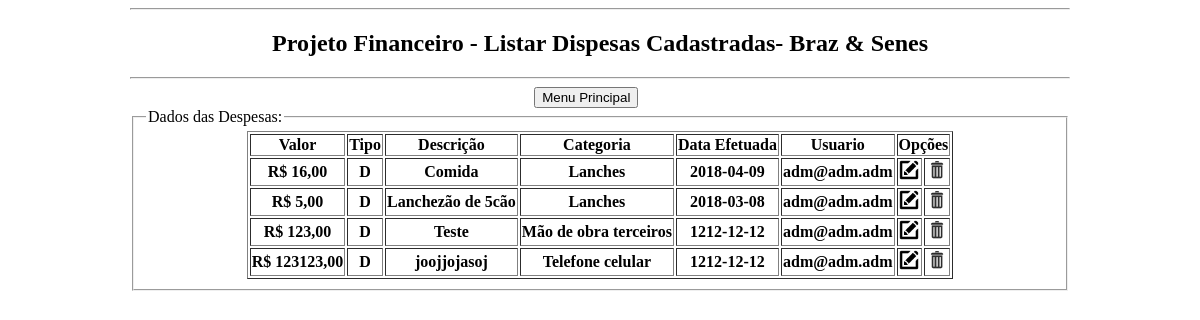
The app's page /listarDespesa.php, older data.
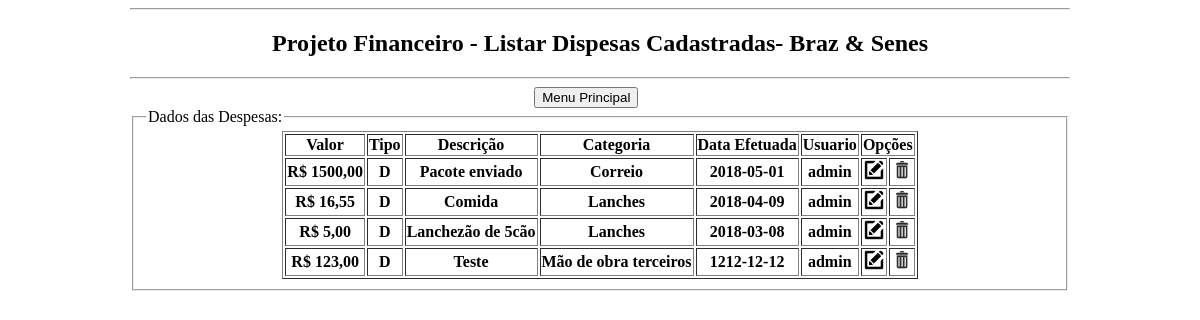
The same page, newer data.
### tables this page shows
CREATE TABLE `lancamento` (
  `idLancamento` int(11) NOT NULL,
  `valor` double NOT NULL,
  `dataEfetuada` varchar(45) NOT NULL,
  `descricao` varchar(100) NOT NULL,
  `tipo` char(1) NOT NULL,
  `idCategoria_Lancamento` int(11) NOT NULL,
  `usuario_idUsuario` int(11) NOT NULL
);

CREATE TABLE `categoria` (
  `idCategoria` int(11) NOT NULL,
  `nome` varchar(45) DEFAULT NULL
);

CREATE TABLE `usuario` (
  `idUsuario` int(11) NOT NULL,
  `email` varchar(200) NOT NULL,
  `senha` varchar(32) NOT NULL,
  `tipoConta` bit(1) NOT NULL
);

### listarDespesa.php (the view, shortened to what this page needs)
<!DOCTYPE HTML>
<html lang="pt-br">
	<head>
		<link rel="stylesheet" type="text/css" href="stylesheet.css" />
	</head>
	<body>
		<header>
			<hr>
			<h2><center>Projeto Financeiro - Listar Dispesas Cadastradas- Braz & Senes</center></h2>
			<hr>
		</header>
		<div>
			<a href="index.php" style="margin-left: 43%;">
					<input class="botaoTop" type="button" value="Menu Principal" name="index" align="center">
			</a>
			<fieldset>
				<legend>
					Dados das Despesas:
				</legend>
				<table border="1" style ="margin : 0 auto">
					<th>Valor</th>
					<th>Tipo</th>
					<th>Descrição</th>
					<th>Categoria</th>
					<th>Data Efetuada</th>
					<th>Usuario</th>
					<th colspan="2">Opções</th>
					<?php
						include "conexao.php";
						$sql = "SELECT * FROM lancamento AS L
								INNER JOIN usuario AS U ON L.usuario_idUsuario = U.idUsuario
								INNER JOIN categoria AS C ON L.idCategoria_Lancamento = C.idCategoria
								ORDER BY dataEfetuada DESC";
						$contatos = $conex -> prepare($sql);
						$contatos -> execute();
						foreach($contatos as $x)
						{
								$id = $x['idLancamento'];
								$valor = $x['valor'];
								$dataEfetuada = $x['dataEfetuada'];
								$descricao = $x['descricao'];
								$tipo = $x['tipo'];
								$categoria = $x['nome'];
								$usuario = $x['email'];
								echo "<tr>";
								echo "<th> R$ ".number_format((float)$valor, 2, ',', '')."</th>";
								echo "<th>".$tipo."</th>";
								echo "<th>".$descricao."</th>";
								echo "<th>".$categoria."</th>";
								echo "<th>".$dataEfetuada."</th>";
								echo "<th>".$usuario."</th>";
								echo "<th>
										<a href='edicaoDespesa.php?id=$id&editar=editar'>
											<img src='imagens/Editar01.png' width='20px'>
										</a>
									  </th>";
								echo "<th>
										<a href='exclusaoDespesa.php?id=$id&editar=editar'>
											<img src='imagens/Lixo01.png' width='20px'>
										</a>
									  </th>";
								echo "</tr>";
						}
					?>
				</table>
			</fieldset>
		</div>
	</body>
</html>

### stylesheet.css (style rules this page uses)
body { max-width: 940px; width: 100%; margin: 0 auto; }

Row changes from the older to the newer data that the page shows:
removed lancamento: valor "123123,00", tipo "D", descricao "joojjojasoj", categoria.nome "Telefone celular", dataEfetuada "1212-12-12", usuario_idUsuario.email "adm@adm.adm"
added lancamento: valor "1500,00", tipo "D", descricao "Pacote enviado", categoria.nome "Correio", dataEfetuada "2018-05-01", usuario_idUsuario.email "admin"
changed lancamento "Comida": valor "16,00" → "16,55"; usuario_idUsuario.email "adm@adm.adm" → "admin"
changed through a linked row, lancamento "Lanchezão de 5cão": usuario_idUsuario.email "adm@adm.adm" → "admin"
changed through a linked row, lancamento "Teste": usuario_idUsuario.email "adm@adm.adm" → "admin"
